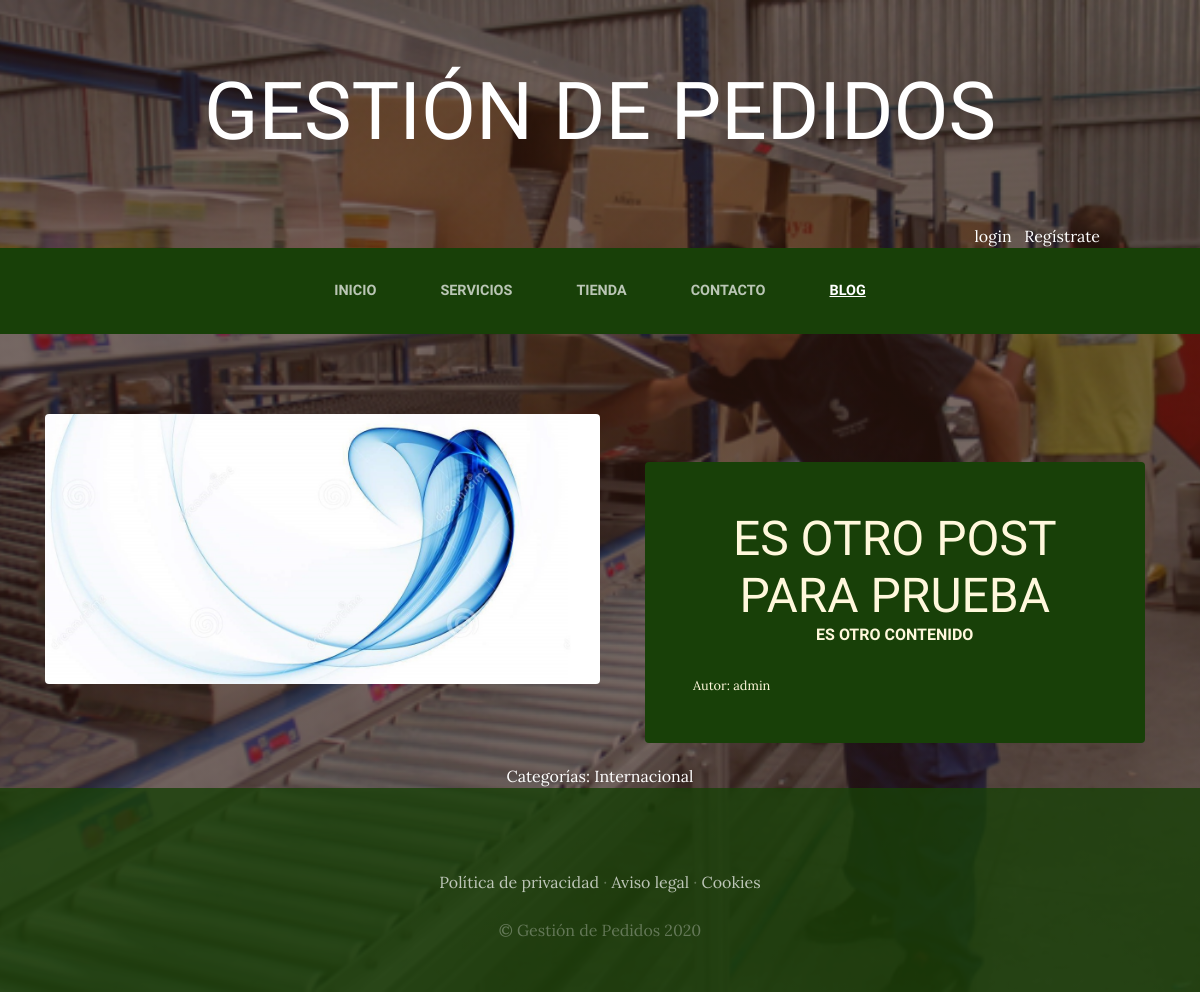
The app's page /blog/categoria/1/ with its own data.
### blog/models.py (models this page shows, shortened)
class Post(models.Model):
    titulo = models.CharField(max_length=50)
    Contenido = models.CharField(max_length=50)
    imagen = models.ImageField(upload_to='blog', null=True, blank=True)
    autor = models.ForeignKey(User, on_delete=models.CASCADE)
    categorias = models.ManyToManyField(Categoria)
    created = models.DateTimeField(auto_now_add=True)
    updated = models.DateTimeField(auto_now_add=True)
    class Meta():
        verbose_name='post'
        verbose_name_plural='posts'

class Categoria(models.Model):
    nombre = models.CharField(max_length=50)
    created = models.DateTimeField(auto_now_add=True)
    updated = models.DateTimeField(auto_now_add=True)
    class Meta():
        verbose_name='categoria'
        verbose_name_plural='categorias'

### blog/views.py (the view)
# urls.py: path('categoria/<int:categoria_id>/', views.categoria, name="categoria"),
def categoria(request, categoria_id):
    categoria=Categoria.objects.get(id=categoria_id)
    posts=Post.objects.filter(categorias=categoria)
    return render(request, "blog/categoria.html", {'categoria':categoria,'posts':posts})

### carro/context_processor.py (called while the page is built)
def importe_total_carro(request):
    total=0
    if request.user.is_authenticated:
        for key, value in request.session["carro"].items():
            total=total+float(value["precio"])
    else:
        total="Debes logearte"
    return {"importe_total_carro":total}

### blog/templates/blog/categoria.html
{% extends "proyectowebapp/base.html" %}
{% load static %}
{% block content %}
    {% for post in posts %}
    <section class="page-section clearfix">
        <div class="container">
          <div class="intro">
            <img class="intro-img img-fluid mb-3 mb-lg-0 rounded" src="{{post.imagen.url}}" alt="" style="width:50%;">
            <div class="intro-text left-0 text-center bg-faded p-5 rounded">
              <h2 class="section-heading mb-4" >
                <span class="section-heading-lower">{{post.titulo}}</span>
                <span class="section-heading-upper">{{post.Contenido}}</span>
              </h2>
            <div style="text-align:left; font-size: 0.8em;">
              Autor: {{post.autor}}
            </div>
          </div>
        </div>
      </section>
    {% endfor %}
  <section>
    <div style="width:75%; margin: auto; text-align:center; color: white;">
    Categorías:
    {% for post in posts %}
      {% for categoria in post.categorias.all %}
      {{categoria.nombre}}
    {% endfor %}
    {% endfor %}
    </div>
  </section>
{% endblock %}

### proyectowebapp/static/proyectowebapp/css/gestion.css (style rules this page uses)
body { font-family: 'Lora'; background: linear-gradient(rgba(47, 23, 15, 0.65), rgba(47, 23, 15, 0.65)), url("../img/bg_main.jpg"); background-attachment: fixed; background-position: center; background-size: cover; }
h1, h2, h3, h4, h5, h6 { font-family: 'Raleway'; }
.page-section { margin-top: 5rem; margin-bottom: 5rem; }
.section-heading { text-transform: uppercase; }
.section-heading .section-heading-upper { display: block; font-size: 1rem; font-weight: 800; padding-bottom:.5rem; }
.section-heading .section-heading-lower { display: block; font-size: 3rem; font-weight: 100; }
.bg-faded { background-color: rgba(255, 255, 255, 0.85); }
.intro { position: relative; }
@media (min-width: 992px) { .intro .intro-img { width: 75%; float: left; } }
@media (min-width: 992px) { .intro .intro-text { left: 600; width: 60%; margin-top: 3rem; background-color: rgba(24, 64, 8); color: cornsilk; position: absolute; } }
@media (min-width: 1200px) { .intro .intro-text { width: 45%; } }

### records on screen
Post: imagen (picture), titulo "ES OTRO POST PARA PRUEBA", Contenido "ES OTRO CONTENIDO", autor "admin"
Categoria: nombre "Internacional"
